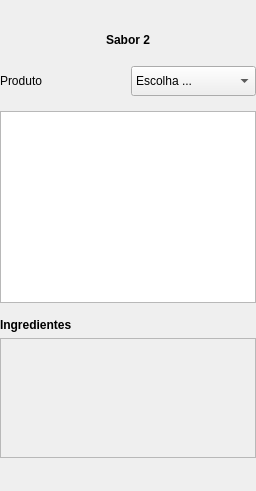
                         <widget class="QFrame" name="frame_52">
                          <property name="frameShape">
                           <enum>QFrame::NoFrame</enum>
                          </property>
                          <property name="frameShadow">
                           <enum>QFrame::Raised</enum>
                          </property>
                          <layout class="QVBoxLayout" name="verticalLayout_82">
                           <property name="leftMargin">
                            <number>0</number>
                           </property>
                           <property name="rightMargin">
                            <number>0</number>
                           </property>
                           <item>
                            <widget class="QFrame" name="frame_sabor_2">
                             <property name="frameShape">
                              <enum>QFrame::NoFrame</enum>
                             </property>
                             <property name="frameShadow">
                              <enum>QFrame::Raised</enum>
                             </property>
                             <layout class="QVBoxLayout" name="verticalLayout_79">
                              <property name="leftMargin">
                               <number>0</number>
                              </property>
                              <property name="rightMargin">
                               <number>0</number>
                              </property>
                              <item alignment="Qt::AlignHCenter">
                               <widget class="QLabel" name="label_41">
                                <property name="minimumSize">
                                 <size>
                                  <width>0</width>
                                  <height>40</height>
                                 </size>
                                </property>
                                <property name="font">
                                 <font>
                                  <bold>true</bold>
                                 </font>
                                </property>
                                <property name="text">
                                 <string>Sabor 2</string>
                                </property>
                               </widget>
                              </item>
                              <item>
                               <layout class="QHBoxLayout" name="horizontalLayout_43">
                                <item>
                                 <widget class="QLabel" name="label_42">
                                  <property name="minimumSize">
                                   <size>
                                    <width>0</width>
                                    <height>30</height>
                                   </size>
                                  </property>
                                  <property name="text">
                                   <string>Produto</string>
                                  </property>
                                 </widget>
                                </item>
                                <item>
                                 <widget class="QComboBox" name="combo_box_item_pedido_13">
                                  <property name="minimumSize">
                                   <size>
                                    <width>0</width>
                                    <height>30</height>
                                   </size>
                                  </property>
                                  <item>
                                   <property name="text">
                                    <string>Escolha ...</string>
                                   </property>
                                  </item>
                                  <item>
                                   <property name="text">
                                    <string>Pizza fulana</string>
                                   </property>
                                  </item>
                                  <item>
                                   <property name="text">
                                    <string>Pizza beutrana</string>
                                   </property>
                                  </item>
                                 </widget>
                                </item>
                               </layout>
                              </item>
                              <item>
                               <widget class="QFrame" name="frame_adicionais_13">
                                <property name="frameShape">
                                 <enum>QFrame::NoFrame</enum>
                                </property>
                                <property name="frameShadow">
                                 <enum>QFrame::Raised</enum>
                                </property>
                                <layout class="QVBoxLayout" name="verticalLayout_80">
                                 <property name="leftMargin">
                                  <number>0</number>
                                 </property>
                                 <property name="rightMargin">
                                  <number>0</number>
                                 </property>
                                 <item>
                                  <layout class="QHBoxLayout" name="horizontal_layout_30"/>
                                 </item>
                                 <item>
                                  <widget class="QListWidget" name="list_widget_adicionais_pedido_13">
                                   <property name="minimumSize">
                                    <size>
                                     <width>0</width>
                                     <height>120</height>
                                    </size>
                                   </property>
                                   <property name="maximumSize">
                                    <size>
                                     <width>16777215</width>
                                     <height>16777215</height>
                                    </size>
                                   </property>
                                  </widget>
                                 </item>
                                 <item>
                                  <widget class="QFrame" name="frame_56">
                                   <property name="frameShape">
                                    <enum>QFrame::NoFrame</enum>
                                   </property>
                                   <property name="frameShadow">
                                    <enum>QFrame::Raised</enum>
                                   </property>
                                   <layout class="QVBoxLayout" name="verticalLayout_81">
                                    <property name="leftMargin">
                                     <number>0</number>
                                    </property>
                                    <property name="rightMargin">
                                     <number>0</number>
                                    </property>
                                    <property name="bottomMargin">
                                     <number>4</number>
                                    </property>
                                    <item>
                                     <widget class="QLabel" name="label_ingredientes_pedido_13">
                                      <property name="font">
                                       <font>
                                        <bold>true</bold>
                                       </font>
                                      </property>
                                      <property name="text">
                                       <string>Ingredientes</string>
                                      </property>
                                     </widget>
                                    </item>
                                    <item>
                                     <widget class="QScrollArea" name="scroll_area_ingredientes_13">
                                      <property name="minimumSize">
                                       <size>
                                        <width>0</width>
                                        <height>120</height>
                                       </size>
                                      </property>
                                      <property name="widgetResizable">
                                       <bool>true</bool>
                                      </property>
                                      <widget class="QWidget" name="scrollAreaWidgetContents_14">
                                       <property name="geometry">
                                        <rect>
                                         <x>0</x>
                                         <y>0</y>
                                         <width>264</width>
                                         <height>118</height>
                                        </rect>
                                       </property>
                                      </widget>
                                     </widget>
                                    </item>
                                   </layout>
                                  </widget>
                                 </item>
                                </layout>
                               </widget>
                              </item>
                             </layout>
                            </widget>
                           </item>
                          </layout>
                         </widget>
